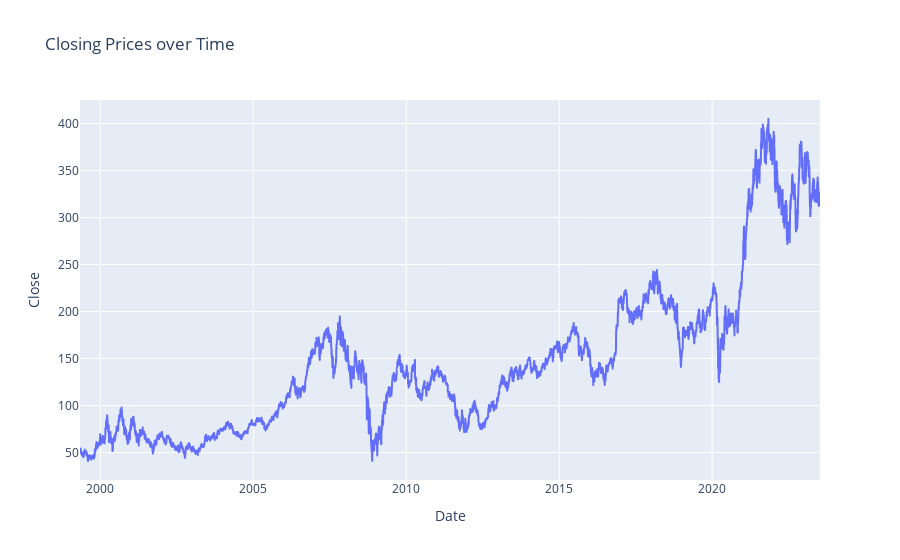

Here is the notebook cell this chart was saved with:
### Markdown cell above
11. Line Chart: Plotting the Closing Prices over Time

### Code cell
fig = px.line(goldman_sachs_df, x='Date', y='Close', title='Closing Prices over Time')
fig.show()

### Figure 1 — Plotly figure (JSON) as saved in the notebook; plotly's stock layout.template omitted (floating-point values rounded to 4 significant figures; data arrays with more than 128 entries replaced by an {"elided": "..."} marker saying what was removed)
{"data": [{"hovertemplate": "Date=%{x}<br>Close=%{y}<extra></extra>", "legendgroup": "", "line": {"color": "#636efa", "dash": "solid"}, "marker": {"symbol": "circle"}, "mode": "lines", "name": "", "showlegend": false, "type": "scattergl", "x": {"elided": "6086 str values"}, "xaxis": "x", "y": {"elided": "6086 float values"}, "yaxis": "y"}], "layout": {"legend": {"tracegroupgap": 0}, "title": {"text": "Closing Prices over Time"}, "xaxis": {"anchor": "y", "domain": [0, 1], "title": {"text": "Date"}}, "yaxis": {"anchor": "x", "domain": [0, 1], "title": {"text": "Close"}}}}
